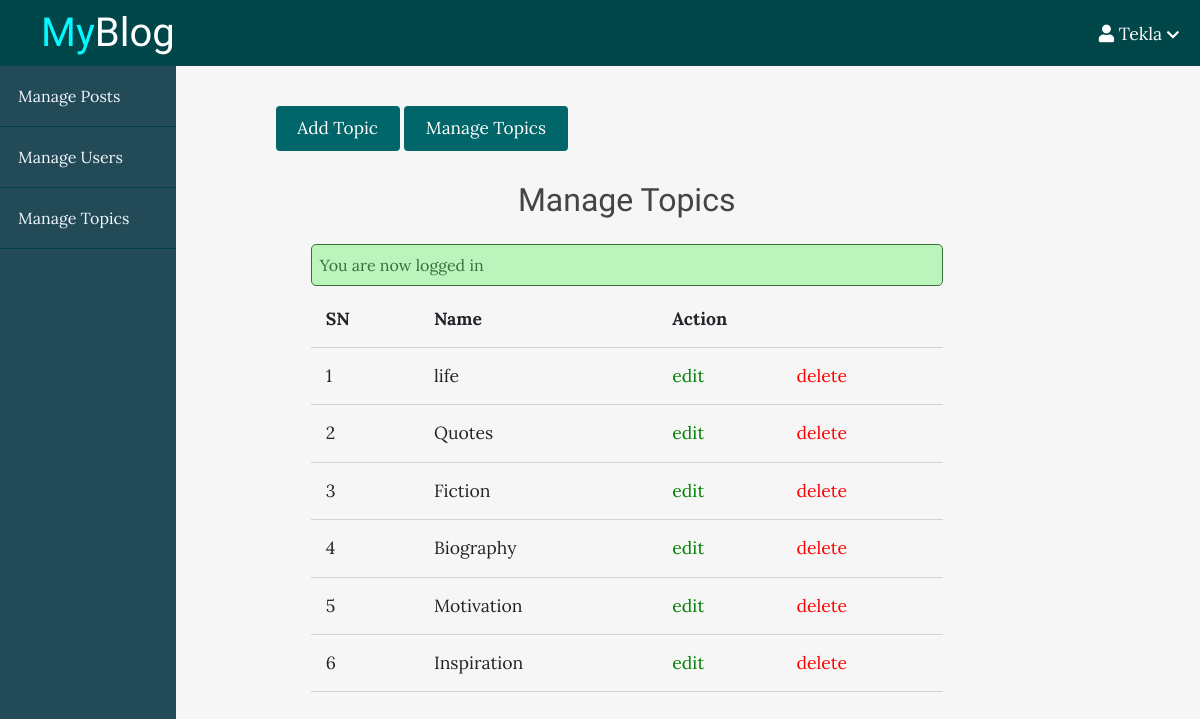
Page /blog/admin/topics/index.php (signed in) on the committed database.
### tables this page shows
CREATE TABLE `topics` (
  `id` int(11) NOT NULL,
  `name` varchar(100) NOT NULL,
  `description` text NOT NULL
);

### blog/app/controllers/topics.php (called while the page is built, shortened)
<?php
include(ROOT_PATH . "/app/database/db.php");
$table = 'topics';
$topics = selectAll($table);
?>

### blog/app/database/db.php (called while the page is built, shortened)
<?php
    require('connect.php');
    function selectAll($table, $conditions = []){
        global $conn;
        $sql = "SELECT * FROM $table";
        if(empty($conditions)){
            $stmt = $conn->prepare($sql);
            $stmt->execute();
            $records = $stmt->get_result()->fetch_all(MYSQLI_ASSOC);
            return $records;
        }
    }
?>

### blog/admin/topics/index.php (the view, shortened to what this page needs)
<?php include(ROOT_PATH . "/app/controllers/topics.php"); ?>
<!DOCTYPE html>
<html lang="en">
<head>
    <link rel="stylesheet" href="https://maxcdn.bootstrapcdn.com/bootstrap/4.3.1/css/bootstrap.min.css">
    <link rel="stylesheet" href="https://use.fontawesome.com/releases/v5.6.3/css/all.css">
    <link rel="stylesheet" href="../../assets/css/style.css">
    <link rel="stylesheet" href="../../assets/css/admin.css">
</head>
<body>
    <?php include(ROOT_PATH . "/app/includes/adminHeader.php"); ?>
    <div class="admin-wrapper">
        <?php include(ROOT_PATH . "/app/includes/adminSidebar.php"); ?>
        <div class="admin-content">
            <div class="button-group">
                <a href="create.php" class="btn btn-big">Add Topic</a>
                <a href="index.php" class="btn btn-big">Manage Topics</a>
            </div>
            <div class="content">
                <h2 class="page-title">Manage Topics</h2>
                <?php include(ROOT_PATH . "/app/includes/messages.php"); ?>
                <table>
                    <thead>
                        <th>SN</th>
                        <th>Name</th>
                        <th colspan="2">Action</th>
                    </thead>
                    <tbody>
                        <?php foreach($topics as $key => $topic): ?>
                        <tr>
                            <td><?php echo $key + 1; ?></td>
                            <td><?php echo $topic['name']; ?></td>
                            <td><a href="edit.php?id=<?php echo $topic['id']; ?>" class="edit">edit</a></td>
                            <td><a href="index.php?del_id=<?php echo $topic['id']; ?>" class="delete">delete</a></td>
                        </tr>
                        <?php endforeach; ?>
                    </tbody>
                </table>
            </div>
        </div>
    </div>
</body>
</html>

### blog/assets/css/style.css (style rules this page uses)
* { box-sizing: border-box; }
html, body { height: 100%; padding: 0; margin: 0; background: #f6f6f6; font-family: 'Lora', serif; }
h1, h2, h3, h4, h5, h6 { font-family: 'Candal', serif; color: #444; margin: 5px; }
a { text-decoration: none; color: inherit; }
.btn { padding: 0.5rem 1rem; background: #006669; color: white; border: 1px solid transparent; font-size: 1.08em; font-family: 'Lora', serif; }
.btn-big { padding: 0.7rem 1.3rem; line-height: 1.3rem; }
.content { width: 90%; margin: 30px auto 30px; }

### blog/assets/css/admin.css (style rules this page uses)
.admin-wrapper { display: flex; height: calc(100% - 66px); }
.admin-wrapper .admin-content { flex: 8; height: 100%; padding: 40px 100px 100px; overflow-y: scroll; }
.admin-content .page-title { text-align: center; margin-bottom: 1.5rem; }
table { width: 100%; border-collapse: collapse; font-size: 1.1rem; }
th, td { padding: 15px; text-align: left; border-bottom: 1px solid #d3d3d3; }
.edit { color: green !important; }
.delete { color: red !important; }

### rows in the picture
topics: name "life"
topics: name "Quotes"
topics: name "Fiction"
topics: name "Biography"
topics: name "Motivation"
topics: name "Inspiration"

### other values in the picture
$_SESSION['username'] "Tekla"
$_SESSION['message'] "You are now logged in"
